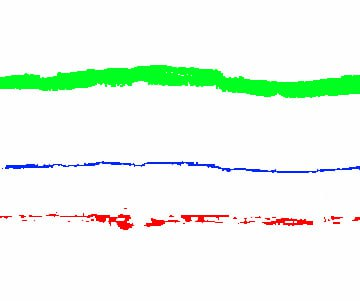
#> input picture testcompvision/photo12.jpeg, 360 x 301 px
$ jupyter execute --allow-errors test2.ipynb
#> lines starting #> are read from the running program, lines starting #| are printed output that depends on the picture; after the words box and inside, x2 and y2 are one past the last pixel; in counts of white or black regions, pixels touching at a corner belong together
[cell 1]
import numpy as np
import cv2
from scipy.optimize import curve_fit
import matplotlib.pyplot as plt
from sklearn.preprocessing import MinMaxScaler

[cell 2]
def load_binary_image(image_path, crop_top=0, crop_bottom=0):
    image = cv2.imread(image_path, cv2.IMREAD_GRAYSCALE) #image to grayscale
    image=image[crop_top:crop_bottom]
    _, binary_image = cv2.threshold(image, 200, 255, cv2.THRESH_BINARY) #grayscale to binary
    return binary_image

#> (a cell that did not finish here is left out)

[cell 4]
def extract_points_from_image(binary_image):

    points = np.argwhere(binary_image > 0)

    points = points[:, [1, 0]]
    return points

[cell 5]
def sinusoidal_function(x, A, phi, C):
    return A * np.sin(2 * np.pi * x/360 + phi) + C

[cell 6]
test = sinusoidal_function(np.linspace(1,360,360), 1, 0, 1)

[cell 7]
def get_photo(funcarr, height, width):

#> called with funcarr = array of shape (360,), height = 500, width = 500
    image = np.full((height, width), 255, dtype= np.uint8)
    min_val, max_val = np.min(funcarr), np.max(funcarr)
    scaler = MinMaxScaler((0, height-1))
    x_start = (width - len(funcarr))//2
    funcarr_reshaped = funcarr.reshape(-1,1)
    funcarr_normalized = scaler.fit_transform(funcarr_reshaped).flatten()
    for i in range(len(funcarr)):
        y_pos = funcarr_normalized[i].astype(np.int32)
        image[height - 1 - y_pos, x_start + i] = 0

    return image

[cell 8]
l = get_photo(test, 500, 500)

[cell 9]
plt.imshow(l, cmap='gray')
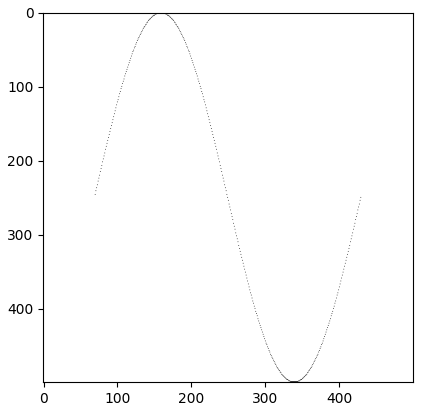
#> figure drawn by matplotlib, 1 panel

[cell 10]
plt.imsave(fname='gettest.png',arr = l, cmap='gray', vmin=0, vmax=255)
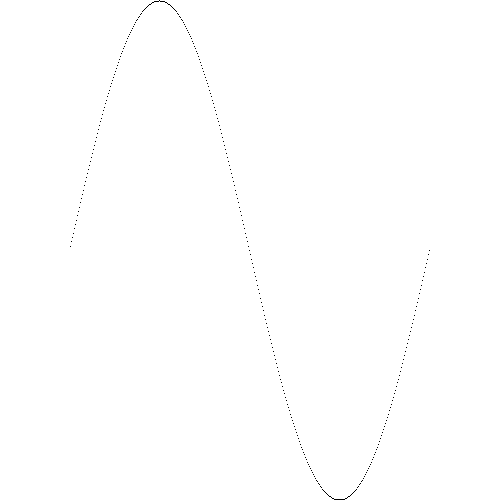
#> saved as gettest.png: shape (500, 500, 3); 99.9% white; black in thin lines or dots, all inside (x1, y1, x2, y2) = (70, 0, 430, 500)

[cell 11]
def fit_sinusoid(points):
    x = points[:, 0]
    y = points[:, 1]

    popt, pcov = curve_fit(sinusoidal_function, x, y, p0=[10, 0, np.mean(y)])
    A, phi, C = popt
    return A, phi, C

[cell 12]
def plot_results(image, points, A, phi, C):
    plt.imshow(image, cmap='gray')
    plt.scatter(points[:, 0], points[:, 1], color='red', s=1, label='Data points')

    x_fit = np.linspace(0, image.shape[1], 500)
    y_fit = sinusoidal_function(x_fit, A, phi, C)
    plt.plot(x_fit, y_fit, color='blue', label=f'Fit: A={A:.2f}, phi={phi:.2f}, C={C:.2f}')

    #plt.legend()
    plt.title('Sinusoidal Approximation')
    plt.show()

[cell 13]
image_path = r"photo12.jpeg"
initial_image = load_binary_image(image_path, 0, 300)
#> call 2 of load_binary_image, with image_path = 'photo12.jpeg', crop_top = 0, crop_bottom = 300
#> in load_binary_image (call 2), `image = cv2.imread(image_path, cv2.IMREAD_GRAYSCALE)`:
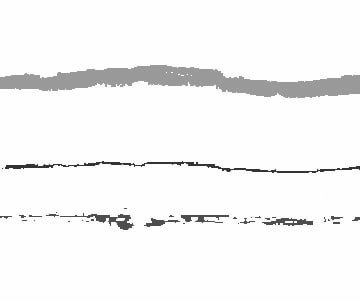
#> image: shape (301, 360); min 22, max 255, mean 244.9
#> in load_binary_image (call 2), `image=image[crop_top:crop_bottom]`:
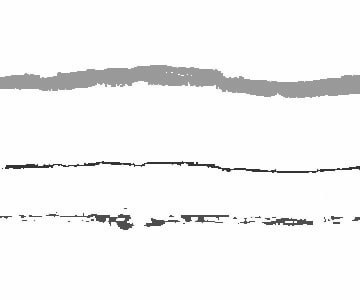
#> image: shape (300, 360); min 22, max 255, mean 244.9
#> in load_binary_image (call 2), `_, binary_image = cv2.threshold(image, 200, 255, cv2.THRESH_BINARY)`:
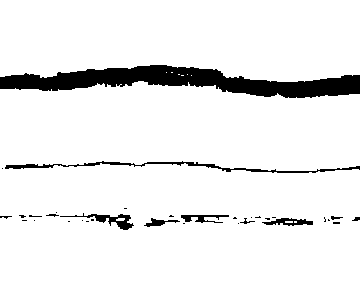
#> binary_image: shape (300, 360); 92.7% white; 33 black regions (23 under 20 px), largest, box (x1, y1, x2, y2) and area: (0, 65, 360, 98) 5924, (5, 161, 360, 173) 830, (60, 213, 134, 230) 344
initial_image = np.array(initial_image, dtype=float)
initial_image = np.array(np.abs(initial_image-255)/255,dtype=np.uint8)

arr_with_int = np.where(initial_image.sum(axis =1)!=0)[0]
#> arr_with_int = 64 values from 65 to 229
binary_image = load_binary_image(image_path, 0, 300)
binary_image = np.array(binary_image, dtype=float)

binary_image = np.array(np.abs(binary_image-255)/255,dtype=np.uint8)

binary_image[0:20]=0
binary_image[150:-1]=0
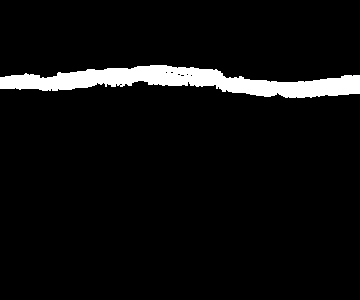
#> binary_image: shape (300, 360); values 0 (black) and 1 (white), 5.5% white; 1 white region, box (x1, y1, x2, y2) and area: (0, 65, 360, 98) 5924
points = extract_points_from_image(binary_image)
#> in extract_points_from_image, `points = np.argwhere(binary_image > 0)`: points = 5924 pairs, first value 65 to 97, second value 0 to 359
#> in extract_points_from_image, `points = points[:, [1, 0]]`: points = 5924 pairs, first value 0 to 359, second value 65 to 97
A, phi, C = fit_sinusoid(points)
#> in fit_sinusoid, `x = points[:, 0]`: x = 5924 values, max 359 at index 1287, min 0 at index 1517, mean 183.6
#> in fit_sinusoid, `y = points[:, 1]`: y = 5924 values from 65 to 97
#> in fit_sinusoid, `popt, pcov = curve_fit(sinusoidal_function, x, y, p0=[10, 0, np.mean(y..`: popt = [-6.46, -0.742, 81.39]; pcov = [[0.00886, -3.27e-05, -0.000208], [-3.27e-05, 0.000224, -2.26e-05], [-0.000208, -2.26e-05, 0.00455]]
#> in fit_sinusoid, `A, phi, C = popt`: A = -6.46; phi = -0.742; C = 81.39
#> A = -6.46; phi = -0.742; C = 81.39
x_fit = np.arange(0,360,2)
y_fit = np.array(sinusoidal_function(x_fit, A, phi, C), dtype= int)
#> y_fit = 180 values, max 87 at index 142, min 74 at index 62, mean 80.88

plt.imshow(initial_image, cmap='gray')
x_fit = np.linspace(0,initial_image.shape[1], 360)
#> x_fit = 360 values from 0 to 360
y_fit = sinusoidal_function(x_fit, A, phi, C)
#> y_fit = 360 values, max 87.86 at index 312, min 74.93 at index 132, mean 81.4
plt.plot(x_fit, np.array(y_fit, dtype='uint8'), color='blue', label=f'Fit: A={A:.2f}, phi={phi:.2f}, C={C:.2f}')
#plt.legend()
plt.title('Sinusoidal Approximation')
plt.show()
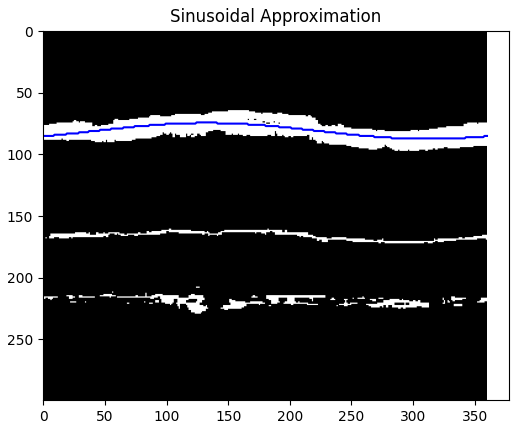
#> figure drawn by matplotlib, 1 panel
#условная метрика качества

$ run again, with testcompvision/photo.jpg copied over testcompvision/photo12.jpeg
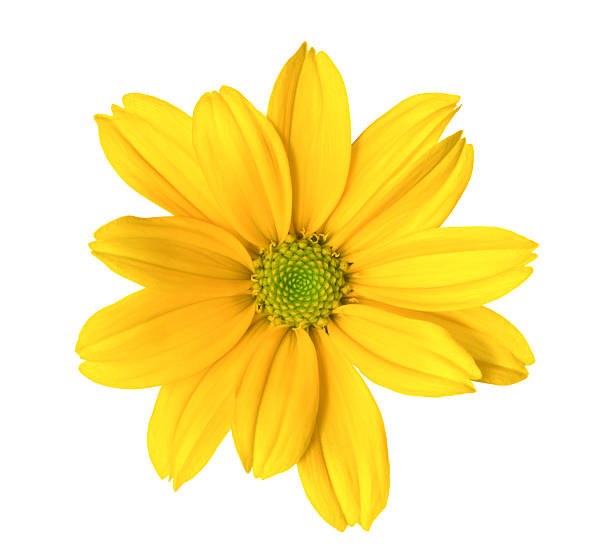
#> input picture testcompvision/photo.jpg, 612 x 559 px
#> arr_with_int = 258 values from 42 to 299
#> `binary_image[150:-1]=0`:
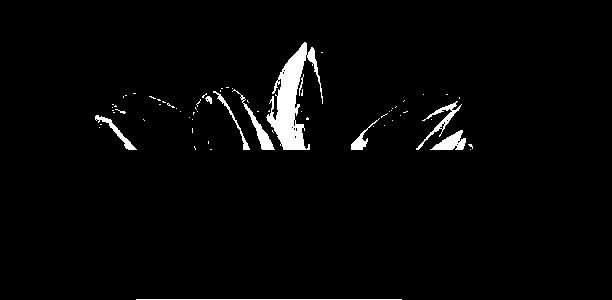
#> binary_image: shape (300, 612); values 0 (black) and 1 (white), 2.6% white; 69 white regions (59 under 20 px), largest, box (x1, y1, x2, y2) and area: (266, 42, 323, 150) 2436, (232, 89, 275, 150) 391, (430, 130, 466, 150) 377
#> in extract_points_from_image, `points = np.argwhere(binary_image > 0)`: points = 4751 pairs, first value 42 to 299, second value 95 to 472
#> in extract_points_from_image, `points = points[:, [1, 0]]`: points = 4751 pairs, first value 95 to 472, second value 42 to 299
#> x = 4751 values, max 472 at index 4175, min 95 at index 2092, mean 299.1
#> y = 4751 values from 42 to 299
#> popt = [19.8, -0.917, 130.2]; pcov = [[1.68, -0.0486, 0.385], [-0.0486, 0.00477, 0.00424], [0.385, 0.00424, 0.668]]
#> in fit_sinusoid, `A, phi, C = popt`: A = 19.8; phi = -0.917; C = 130.2
#> `A, phi, C = fit_sinusoid(points)`: A = 19.8; phi = -0.917; C = 130.2
#> `y_fit = np.array(sinusoidal_function(x_fit, A, phi, C), dtype= int)`: y_fit = 180 values, max 150 at index 70, min 110 at index 155, mean 129.7
#> `y_fit = sinusoidal_function(x_fit, A, phi, C)`: y_fit = 360 values, max 150 at index 295, min 110.4 at index 189, mean 133.1
#> `plt.show()`:
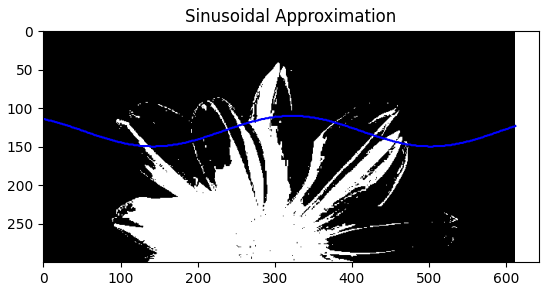
#> figure drawn by matplotlib, 1 panel
